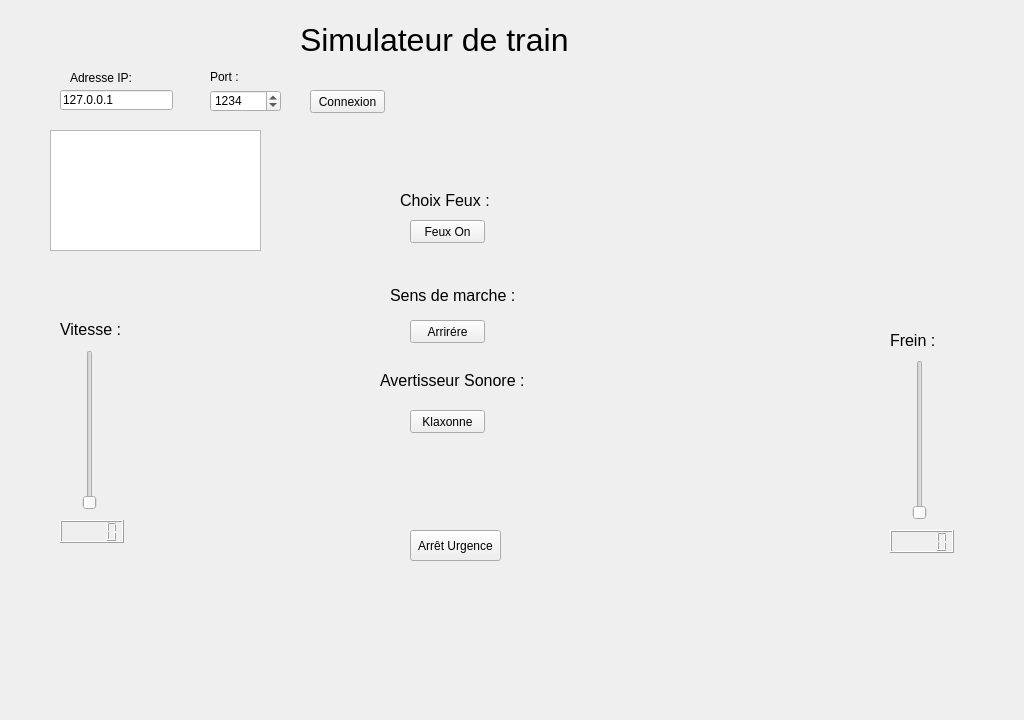
<?xml version="1.0" encoding="UTF-8"?>
<ui version="4.0">
 <class>FenClient</class>
 <widget class="QMainWindow" name="FenClient">
  <property name="geometry">
   <rect>
    <x>0</x>
    <y>0</y>
    <width>1024</width>
    <height>720</height>
   </rect>
  </property>
  <property name="windowTitle">
   <string>FenClient</string>
  </property>
  <widget class="QWidget" name="centralWidget">
   <widget class="QLineEdit" name="serveurIP">
    <property name="geometry">
     <rect>
      <x>60</x>
      <y>90</y>
      <width>113</width>
      <height>20</height>
     </rect>
    </property>
    <property name="text">
     <string>127.0.0.1</string>
    </property>
   </widget>
   <widget class="QSpinBox" name="serveurPort">
    <property name="geometry">
     <rect>
      <x>210</x>
      <y>90</y>
      <width>71</width>
      <height>22</height>
     </rect>
    </property>
    <property name="maximum">
     <number>9999</number>
    </property>
    <property name="value">
     <number>1234</number>
    </property>
   </widget>
   <widget class="QPushButton" name="BoutonConnexion">
    <property name="geometry">
     <rect>
      <x>310</x>
      <y>90</y>
      <width>75</width>
      <height>23</height>
     </rect>
    </property>
    <property name="text">
     <string>Connexion</string>
    </property>
   </widget>
   <widget class="QTextEdit" name="BoiteDialog">
    <property name="geometry">
     <rect>
      <x>50</x>
      <y>130</y>
      <width>211</width>
      <height>121</height>
     </rect>
    </property>
   </widget>
   <widget class="QLabel" name="label">
    <property name="geometry">
     <rect>
      <x>70</x>
      <y>70</y>
      <width>61</width>
      <height>16</height>
     </rect>
    </property>
    <property name="text">
     <string>Adresse IP:</string>
    </property>
   </widget>
   <widget class="QLabel" name="label_2">
    <property name="geometry">
     <rect>
      <x>210</x>
      <y>70</y>
      <width>46</width>
      <height>13</height>
     </rect>
    </property>
    <property name="text">
     <string>Port :</string>
    </property>
   </widget>
   <widget class="QPushButton" name="Feux">
    <property name="geometry">
     <rect>
      <x>410</x>
      <y>220</y>
      <width>75</width>
      <height>23</height>
     </rect>
    </property>
    <property name="text">
     <string>Feux On</string>
    </property>
   </widget>
   <widget class="QLabel" name="label_3">
    <property name="geometry">
     <rect>
      <x>300</x>
      <y>10</y>
      <width>311</width>
      <height>61</height>
     </rect>
    </property>
    <property name="text">
     <string>&lt;html&gt;&lt;head/&gt;&lt;body&gt;&lt;p&gt;&lt;span style=&quot; font-size:24pt;&quot;&gt;Simulateur de train &lt;/span&gt;&lt;/p&gt;&lt;/body&gt;&lt;/html&gt;</string>
    </property>
   </widget>
   <widget class="QLabel" name="label_4">
    <property name="geometry">
     <rect>
      <x>400</x>
      <y>190</y>
      <width>91</width>
      <height>21</height>
     </rect>
    </property>
    <property name="text">
     <string>&lt;html&gt;&lt;head/&gt;&lt;body&gt;&lt;p&gt;&lt;span style=&quot; font-size:12pt;&quot;&gt;Choix Feux :&lt;/span&gt;&lt;/p&gt;&lt;/body&gt;&lt;/html&gt;</string>
    </property>
   </widget>
   <widget class="QSlider" name="SliderVitesse">
    <property name="geometry">
     <rect>
      <x>80</x>
      <y>350</y>
      <width>19</width>
      <height>160</height>
     </rect>
    </property>
    <property name="maximum">
     <number>100</number>
    </property>
    <property name="orientation">
     <enum>Qt::Vertical</enum>
    </property>
   </widget>
   <widget class="QLCDNumber" name="lcdNumber">
    <property name="geometry">
     <rect>
      <x>60</x>
      <y>520</y>
      <width>64</width>
      <height>23</height>
     </rect>
    </property>
   </widget>
   <widget class="QLabel" name="label_5">
    <property name="geometry">
     <rect>
      <x>60</x>
      <y>320</y>
      <width>61</width>
      <height>16</height>
     </rect>
    </property>
    <property name="text">
     <string>&lt;html&gt;&lt;head/&gt;&lt;body&gt;&lt;p&gt;&lt;span style=&quot; font-size:12pt;&quot;&gt;Vitesse :&lt;/span&gt;&lt;/p&gt;&lt;/body&gt;&lt;/html&gt;</string>
    </property>
   </widget>
   <widget class="QSlider" name="SliderFrein">
    <property name="geometry">
     <rect>
      <x>910</x>
      <y>360</y>
      <width>19</width>
      <height>160</height>
     </rect>
    </property>
    <property name="orientation">
     <enum>Qt::Vertical</enum>
    </property>
   </widget>
   <widget class="QLabel" name="label_6">
    <property name="geometry">
     <rect>
      <x>890</x>
      <y>330</y>
      <width>51</width>
      <height>21</height>
     </rect>
    </property>
    <property name="text">
     <string>&lt;html&gt;&lt;head/&gt;&lt;body&gt;&lt;p&gt;&lt;span style=&quot; font-size:12pt;&quot;&gt;Frein :&lt;/span&gt;&lt;/p&gt;&lt;/body&gt;&lt;/html&gt;</string>
    </property>
   </widget>
   <widget class="QLCDNumber" name="lcdNumber2">
    <property name="geometry">
     <rect>
      <x>890</x>
      <y>530</y>
      <width>64</width>
      <height>23</height>
     </rect>
    </property>
   </widget>
   <widget class="QPushButton" name="SensMarche">
    <property name="geometry">
     <rect>
      <x>410</x>
      <y>320</y>
      <width>75</width>
      <height>23</height>
     </rect>
    </property>
    <property name="text">
     <string>Arrirére</string>
    </property>
   </widget>
   <widget class="QLabel" name="label_7">
    <property name="geometry">
     <rect>
      <x>390</x>
      <y>280</y>
      <width>131</width>
      <height>31</height>
     </rect>
    </property>
    <property name="text">
     <string>&lt;html&gt;&lt;head/&gt;&lt;body&gt;&lt;p&gt;&lt;span style=&quot; font-size:12pt;&quot;&gt;Sens de marche :&lt;/span&gt;&lt;/p&gt;&lt;/body&gt;&lt;/html&gt;</string>
    </property>
   </widget>
   <widget class="QPushButton" name="Klaxonne">
    <property name="geometry">
     <rect>
      <x>410</x>
      <y>410</y>
      <width>75</width>
      <height>23</height>
     </rect>
    </property>
    <property name="text">
     <string>Klaxonne</string>
    </property>
   </widget>
   <widget class="QLabel" name="label_8">
    <property name="geometry">
     <rect>
      <x>380</x>
      <y>360</y>
      <width>151</width>
      <height>41</height>
     </rect>
    </property>
    <property name="text">
     <string>&lt;html&gt;&lt;head/&gt;&lt;body&gt;&lt;p&gt;&lt;span style=&quot; font-size:12pt;&quot;&gt;Avertisseur Sonore :&lt;/span&gt;&lt;/p&gt;&lt;/body&gt;&lt;/html&gt;</string>
    </property>
   </widget>
   <widget class="QPushButton" name="ArretUrgence">
    <property name="geometry">
     <rect>
      <x>410</x>
      <y>530</y>
      <width>91</width>
      <height>31</height>
     </rect>
    </property>
    <property name="text">
     <string>Arrêt Urgence</string>
    </property>
   </widget>
  </widget>
 </widget>
 <layoutdefault spacing="6" margin="11"/>
 <resources/>
 <connections/>
</ui>
